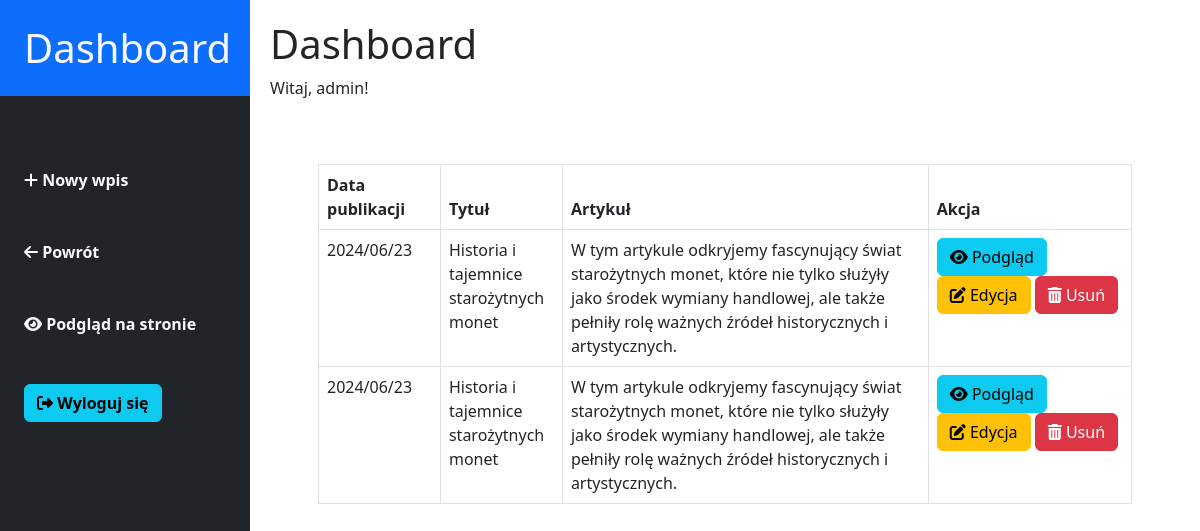
/admin/index.php (signed in), run on an earlier commit of the app's database.
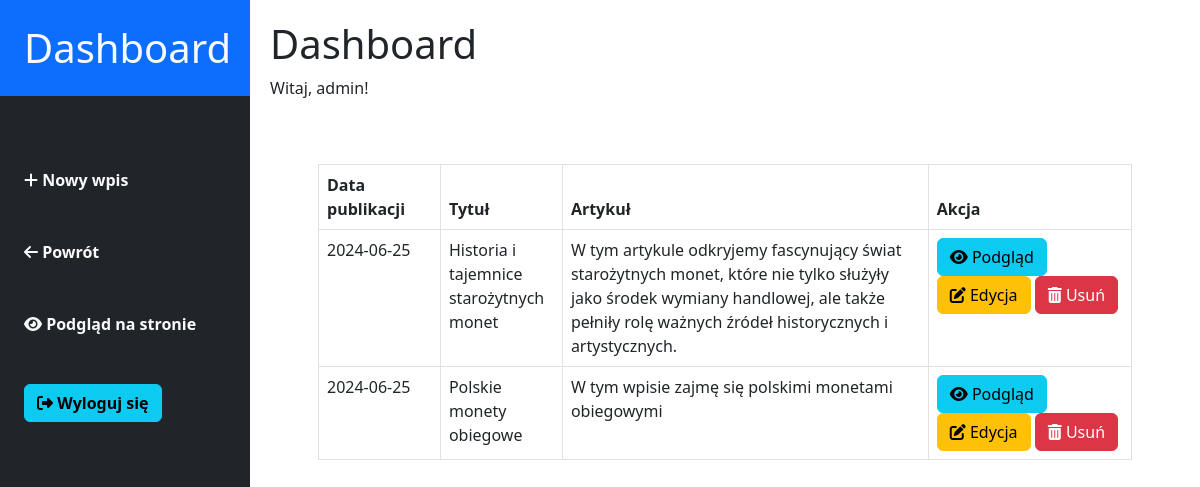
And on a later commit of the database.
### tables this page shows
CREATE TABLE `posts` (
  `id` int(11) NOT NULL,
  `date` varchar(255) NOT NULL,
  `title` varchar(255) NOT NULL,
  `summary` text NOT NULL,
  `content` mediumtext NOT NULL,
  `image` varchar(255) NOT NULL
);

### admin/index.php (the view, shortened to what this page needs)
<?php
include("templates/header.php");
?>
<div class="posts-list w-100 p-5">
    <table class="table table-bordered">
        <thead>
            <tr>
                <th style="width:15%;">Data publikacji</th>
                <th style="width:15%;">Tytuł</th>
                <th style="width:45%;">Artykuł</th>
                <th style="width:25%;">Akcja</th>
            </tr>
        </thead>
        <tbody>
            <?php
            include('../connect.php');
            $sqlSelect = "SELECT * FROM posts";
            $result = mysqli_query($conn,$sqlSelect);
            while($data = mysqli_fetch_array($result)){
            ?>
            <tr>
            <td><?php echo $data["date"]?></td>
            <td><?php echo $data["title"]?></td>
            <td><?php echo $data["summary"]?></td>
            <td>
                <a class="btn btn-info" href="view.php?id=<?php echo $data["id"]?>">
                    <i class="fas fa-eye"></i> Podgląd
                </a>
                <a class="btn btn-warning" href="edit.php?id=<?php echo $data["id"]?>">
                    <i class="fas fa-edit"></i> Edycja
                </a>
                <a class="btn btn-danger" href="delete.php?id=<?php echo $data["id"]?>">
                    <i class="fas fa-trash-alt"></i> Usuń
                </a>
            </td>
            </tr>
            <?php
            }
            ?>
        </tbody>
    </table>
</div>
<?php
include("templates/footer.php");
?>

### admin/templates/header.php (shortened to what this page needs)
<!DOCTYPE html>
<html lang="pl">
<head>
    <link rel="stylesheet" href="https://cdn.jsdelivr.net/npm/bootstrap@5.2.3/dist/css/bootstrap.min.css">
    <link rel="stylesheet" href="https://cdnjs.cloudflare.com/ajax/libs/font-awesome/6.5.2/css/all.min.css">
</head>
<body>
<div class="dashboard">
    <div class="sidebar bg-dark vh-100">
        <h1 class="bg-primary p-4">
            <a href="./index.php" class="text-light text-decoration-none">Dashboard</a>
        </h1>
        <div class="menues p-4 mt-5">
            <a href="create.php" class="text-light text-decoration-none">
                <i class="fas fa-plus"></i> <strong>Nowy wpis</strong>
            </a>
            <div class="menu mt-5">
                <a href="./index.php" class="text-light text-decoration-none">
                    <i class="fas fa-arrow-left"></i> <strong>Powrót</strong>
                </a>
            </div>
            <div class="menu mt-5">
                <a href="../index.php" class="text-light text-decoration-none">
                    <i class="fas fa-eye"></i> <strong>Podgląd na stronie</strong>
                </a>
            </div>
            <div class="menu mt-5">
                <a href="logout.php" class="btn btn-info">
                    <i class="fas fa-sign-out-alt"></i> <strong>Wyloguj się</strong>
                </a>
            </div>
        </div>
    </div>
    <div class="content">
        <h1>Dashboard</h1>
        <p>Witaj, <?php echo htmlspecialchars($_SESSION["user"]); ?>!</p>

### admin/templates/footer.php (shortened to what this page needs)
</div>
</div>
</body>
</html>

### admin/templates/header.php (style rules this page uses)
body, html { height: 100%; margin: 0; }
.dashboard { display: flex; height: 100%; }
.sidebar { min-width: 250px; max-width: 250px; height: 100%; position: fixed; transition: transform 0.3s ease; }
.content { margin-left: 250px; padding: 20px; flex-grow: 1; }

What changed in the data, as far as the page shows it:
removed posts: date "2024/06/23", title "Historia i tajemnice starożytnych monet", summary "W tym artykule odkryjemy fascynujący świat starożytnych monet, które nie tylko służyły jako środek wymiany handlowej, ale także pełniły rolę ważnych źródeł historycznych i artystycznych."
changed posts "Historia i tajemnice starożytnych monet": date "2024/06/23" → "2024-06-25"
added posts: date "2024-06-25", title "Polskie monety obiegowe", summary "W tym wpisie zajmę się polskimi monetami obiegowymi"
